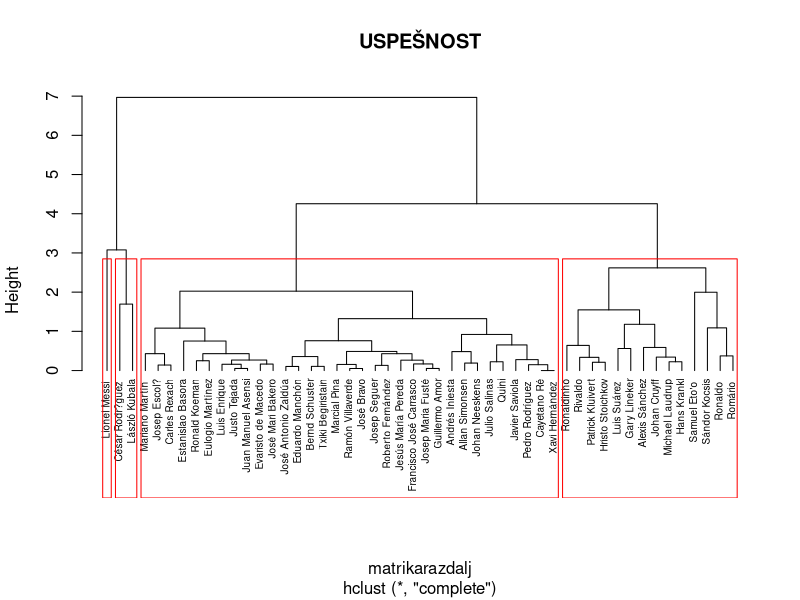
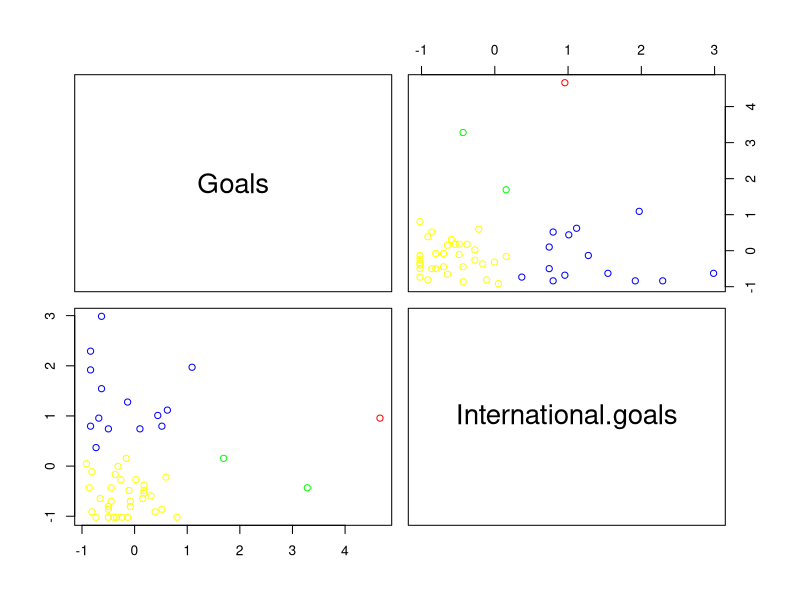
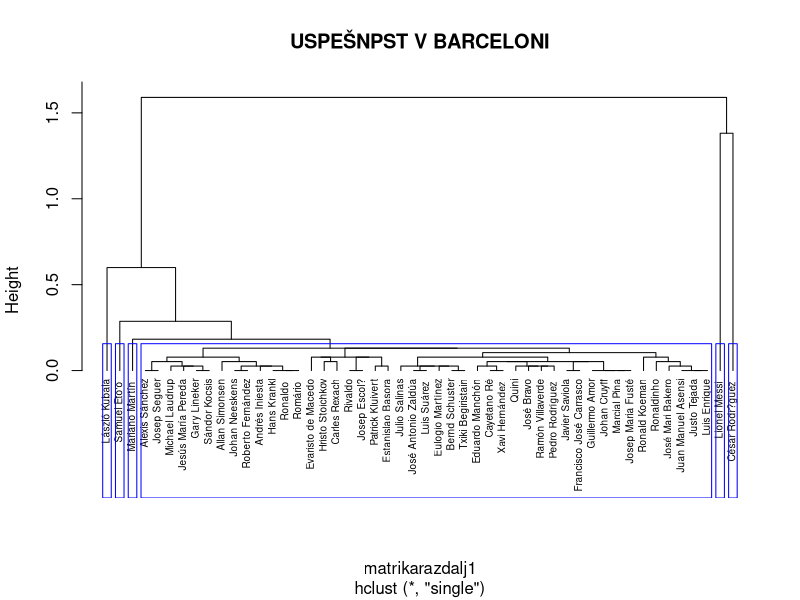

Write R code to recreate these figures, in order.
# 4. faza: Analiza podatkov

# Uvozimo funkcijo za uvoz spletne strani.
Najboljsiigralci<-read.csv2("podatki/proojekt.csv",
                           skip=0,
                           row.name=1,
                           header=TRUE,
                           na.strings="-",
                           fileEncoding="Windows-1252")

# Preberemo spletno stran v razpredelnico.
normaliziran <- scale(as.matrix(Najboljsiigralci[c(5,7)]))
matrikarazdalj<-dist(normaliziran)
razdelitev<- hclust(matrikarazdalj, method = "complete")
pdf("slike/najboljsi.pdf")
plot(razdelitev, hang=-1, cex=0.6, main = "USPEŠNOST")
rect.hclust(razdelitev,k=4,border="red")
dev.off()


p <- cutree(razdelitev, k=4)
barve=c("red", "green", "blue","yellow")
table(p)
barve
pdf("slike/najboljsi1.pdf")
pairs(normaliziran, col = barve[p])
dev.off()


Najboljsiigralci[p %in% c(1),]


norm <- scale(as.matrix(Najboljsiigralci[c(5)]))
matrikarazdalj1<-dist(norm)
razdelitev2 <- hclust(matrikarazdalj1, method = "single")
pdf("slike/najboljsivBarceloni.pdf")
plot(razdelitev2, hang=-1, cex=0.6, main = "USPEŠNPST V BARCELONI")
rect.hclust(razdelitev2,k=6,border="blue")
dev.off()

# Narišemo graf v datoteko PDF.
#cat("Rišem graf...\n")
#pdf("slike/naselja.pdf", width=6, height=4)
#plot(tabela[[1]], tabela[[4]],
 #    main = "Število naselij glede na površino občine",
#     xlab = "Površina (km^2)",
 #    ylab = "Št. naselij")
#dev.off()